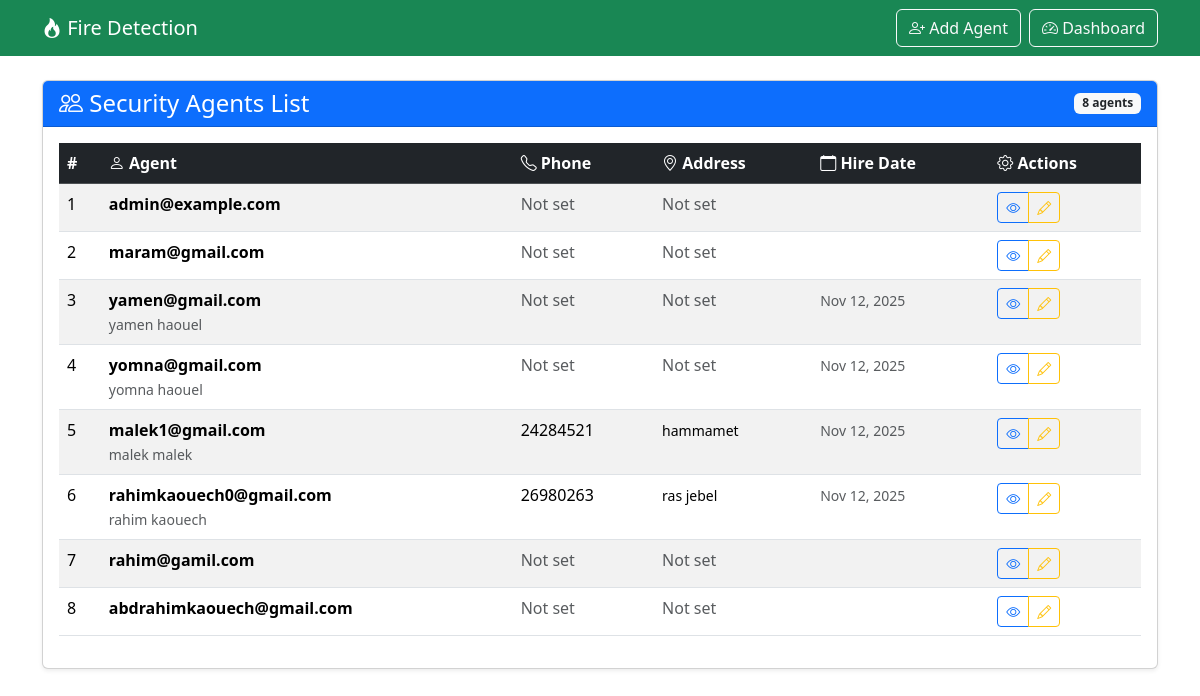
/agents/list/ (signed in), run on the app's committed database.
### accounts/models.py (models this page shows, shortened)
class CustomUser(AbstractUser):
	username = None
	email = models.EmailField('email address', unique=True)
	USER_TYPE_ADMIN = 'admin'
	USER_TYPE_SUPERVISOR = 'supervisor'
	USER_TYPE_AGENT = 'agent'
	USER_TYPE_CHOICES = [
		(USER_TYPE_ADMIN, 'Admin'),
		(USER_TYPE_SUPERVISOR, 'Supervisor'),
		(USER_TYPE_AGENT, 'Agent'),
	]
	user_type = models.CharField(max_length=20, choices=USER_TYPE_CHOICES, default=USER_TYPE_AGENT)
	USERNAME_FIELD = 'email'
	REQUIRED_FIELDS = []  # email is required by USERNAME_FIELD
	objects = CustomUserManager()

### agents/models.py (models this page shows, shortened)
class AgentProfile(models.Model):
    user = models.OneToOneField(
        CustomUser,
        on_delete=models.CASCADE,
        limit_choices_to={'user_type': CustomUser.USER_TYPE_AGENT}
    )
    phone_number = models.CharField(max_length=20, blank=True)
    address = models.TextField(blank=True)
    hire_date = models.DateField(auto_now_add=True)
    is_active = models.BooleanField(default=True)

### agents/views.py (the view)
# urls.py: path('list/', views.agent_list, name='agent_list'),
@login_required
def agent_list(request):
    if request.user.user_type != CustomUser.USER_TYPE_SUPERVISOR:
        return HttpResponseForbidden("Access denied")
    agents = CustomUser.objects.filter(
        user_type=CustomUser.USER_TYPE_AGENT
    ).select_related('agentprofile')
    return render(request, 'agents/agent_list.html', {'agents': agents})

### agents/templates/agents/agent_list.html (shortened to what this page needs)
<!doctype html>
<html>
<head>
    <link href="https://cdn.jsdelivr.net/npm/bootstrap@5.3.2/dist/css/bootstrap.min.css" rel="stylesheet">
    <link href="https://cdn.jsdelivr.net/npm/bootstrap-icons@1.7.2/font/bootstrap-icons.css" rel="stylesheet">
</head>
<body>
    <nav class="navbar navbar-expand-lg navbar-dark bg-success">
        <div class="container">
            <a class="navbar-brand" href="{% url 'supervisor_dashboard' %}">
                <i class="bi bi-fire"></i> Fire Detection
            </a>
            <div class="navbar-nav ms-auto">
                <a href="{% url 'agents:add_agent' %}" class="btn btn-outline-light me-2">
                    <i class="bi bi-person-plus"></i> Add Agent
                </a>
                <a href="{% url 'supervisor_dashboard' %}" class="btn btn-outline-light">
                    <i class="bi bi-speedometer2"></i> Dashboard
                </a>
            </div>
        </div>
    </nav>
    <div class="container mt-4">
        <div class="row">
            <div class="col-12">
                <div class="card shadow-sm">
                    <div class="card-header bg-primary text-white d-flex justify-content-between align-items-center">
                        <h4 class="mb-0">
                            <i class="bi bi-people"></i> Security Agents List
                        </h4>
                        <span class="badge bg-light text-dark">{{ agents.count }} agents</span>
                    </div>
                    <div class="card-body">
                        {% if agents %}
                        <div class="table-responsive">
                          <table class="table table-striped table-hover">
    <thead class="table-dark">
        <tr>
            <th>#</th>
            <th><i class="bi bi-person"></i> Agent</th>
            <th><i class="bi bi-telephone"></i> Phone</th>
            <th><i class="bi bi-geo-alt"></i> Address</th>
            <th><i class="bi bi-calendar"></i> Hire Date</th>
            <th><i class="bi bi-gear"></i> Actions</th>
        </tr>
    </thead>
    <tbody>
        {% for agent in agents %}
        <tr>
            <td>{{ forloop.counter }}</td>
            <td>
                <strong>{{ agent.email }}</strong><br>
                <small class="text-muted">
                    {{ agent.first_name }} {{ agent.last_name }}
                </small>
            </td>
            <td>
                {% if agent.agentprofile.phone_number %}
                    {{ agent.agentprofile.phone_number }}
                {% else %}
                    <span class="text-muted">Not set</span>
                {% endif %}
            </td>
            <td>
                {% if agent.agentprofile.address %}
                    <small>{{ agent.agentprofile.address|truncatewords:5 }}</small>
                {% else %}
                    <span class="text-muted">Not set</span>
                {% endif %}
            </td>
            <td>
                <small class="text-muted">
                    {{ agent.agentprofile.hire_date|date:"M d, Y" }}
                </small>
            </td>
            <td>
                <div class="btn-group btn-group-sm">
                    <button class="btn btn-outline-primary" title="View Details">
                        <i class="bi bi-eye"></i>
                    </button>
                    <button class="btn btn-outline-warning" title="Edit">
                        <i class="bi bi-pencil"></i>
                    </button>
                </div>
            </td>
        </tr>
        {% endfor %}
    </tbody>
</table>
                        </div>
                        {% endif %}
                    </div>
                </div>
            </div>
        </div>
    </div>
</body>
</html>

### data on the page
CustomUser: email "admin@example.com", shows "Not set"
CustomUser: email "maram@gmail.com", shows "Not set"
CustomUser: email "yamen@gmail.com", first_name "yamen", last_name "haouel", shows "Not set", agentprofile.hire_date "Nov 12, 2025"
CustomUser: email "yomna@gmail.com", first_name "yomna", last_name "haouel", shows "Not set", agentprofile.hire_date "Nov 12, 2025"
CustomUser: email "malek1@gmail.com", first_name "malek", last_name "malek", agentprofile.phone_number "24284521", agentprofile.address "hammamet", agentprofile.hire_date "Nov 12, 2025"
CustomUser: email "rahimkaouech0@gmail.com", first_name "rahim", last_name "kaouech", agentprofile.phone_number "26980263", agentprofile.address "ras jebel", agentprofile.hire_date "Nov 12, 2025"
CustomUser: email "rahim@gamil.com", shows "Not set"
CustomUser: email "abdrahimkaouech@gmail.com", shows "Not set"

### other printed values
{{ agents.count }} "8"
